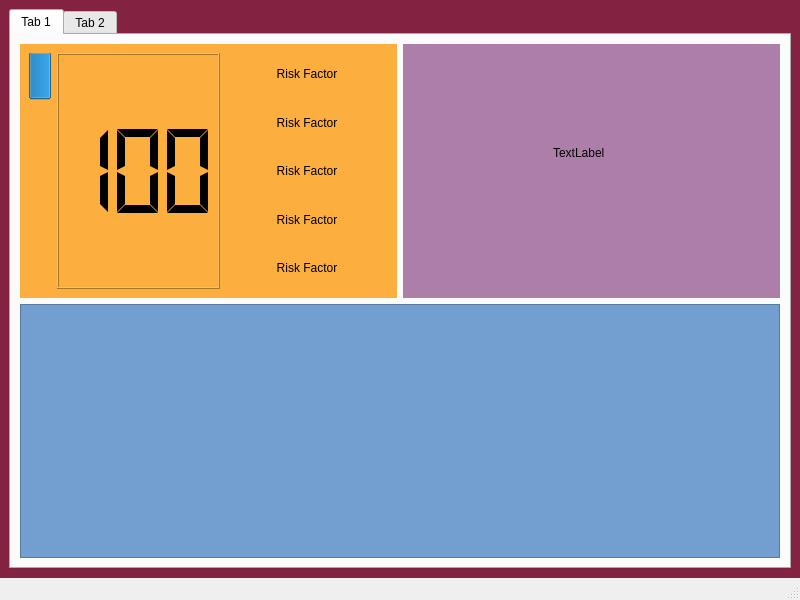
<?xml version="1.0" encoding="UTF-8"?>
<ui version="4.0">
 <class>Dashboard</class>
 <widget class="QMainWindow" name="Dashboard">
  <property name="geometry">
   <rect>
    <x>0</x>
    <y>0</y>
    <width>800</width>
    <height>600</height>
   </rect>
  </property>
  <property name="minimumSize">
   <size>
    <width>800</width>
    <height>600</height>
   </size>
  </property>
  <property name="windowTitle">
   <string>SafeWaze Dashboard</string>
  </property>
  <property name="styleSheet">
   <string notr="true">#centralwidget {background-color: rgb(131,34,65);}</string>
  </property>
  <widget class="QWidget" name="centralwidget">
   <layout class="QGridLayout" name="gridLayout">
    <item row="0" column="0">
     <layout class="QVBoxLayout" name="vbox_tabs">
      <item>
       <widget class="QTabWidget" name="tabWidget">
        <property name="sizePolicy">
         <sizepolicy hsizetype="Expanding" vsizetype="Expanding">
          <horstretch>0</horstretch>
          <verstretch>0</verstretch>
         </sizepolicy>
        </property>
        <property name="currentIndex">
         <number>0</number>
        </property>
        <widget class="QWidget" name="tab_1">
         <attribute name="title">
          <string>Tab 1</string>
         </attribute>
         <layout class="QVBoxLayout" name="verticalLayout_6">
          <item>
           <layout class="QVBoxLayout" name="vbox_tab_1">
            <item>
             <layout class="QHBoxLayout" name="hbox_info">
              <property name="spacing">
               <number>6</number>
              </property>
              <item>
               <widget class="QWidget" name="widget_left" native="true">
                <property name="sizePolicy">
                 <sizepolicy hsizetype="MinimumExpanding" vsizetype="Preferred">
                  <horstretch>0</horstretch>
                  <verstretch>0</verstretch>
                 </sizepolicy>
                </property>
                <property name="minimumSize">
                 <size>
                  <width>0</width>
                  <height>240</height>
                 </size>
                </property>
                <property name="styleSheet">
                 <string notr="true">background-color: rgb(252, 175, 62);</string>
                </property>
                <layout class="QHBoxLayout" name="horizontalLayout_4">
                 <item>
                  <widget class="QProgressBar" name="risk_barometer">
                   <property name="styleSheet">
                    <string notr="true">QProgressBar {
border-image: url(:/Gauge/Resources/Risk-Gradient/V2/gradient-v2-600x600.png);
border-radius: 12px;
}

QProgressBar::chunk {
background: qlineargradient(x1: 0, y1: 0, x2: 1, y2: 0,
stop: 0 #fff
stop: 0.4999 #eee
stop: 0.5 #ddd,
stop: 1 #eee);
}</string>
                   </property>
                   <property name="value">
                    <number>20</number>
                   </property>
                   <property name="textVisible">
                    <bool>false</bool>
                   </property>
                   <property name="orientation">
                    <enum>Qt::Vertical</enum>
                   </property>
                   <property name="invertedAppearance">
                    <bool>true</bool>
                   </property>
                  </widget>
                 </item>
                 <item>
                  <widget class="QLCDNumber" name="lcdNumber_risk">
                   <property name="sizePolicy">
                    <sizepolicy hsizetype="Minimum" vsizetype="Minimum">
                     <horstretch>0</horstretch>
                     <verstretch>0</verstretch>
                    </sizepolicy>
                   </property>
                   <property name="minimumSize">
                    <size>
                     <width>60</width>
                     <height>0</height>
                    </size>
                   </property>
                   <property name="digitCount">
                    <number>3</number>
                   </property>
                   <property name="segmentStyle">
                    <enum>QLCDNumber::Flat</enum>
                   </property>
                   <property name="intValue" stdset="0">
                    <number>100</number>
                   </property>
                  </widget>
                 </item>
                 <item>
                  <layout class="QVBoxLayout" name="vbox_risk_factors">
                   <item>
                    <widget class="QLabel" name="label">
                     <property name="text">
                      <string>Risk Factor</string>
                     </property>
                     <property name="alignment">
                      <set>Qt::AlignCenter</set>
                     </property>
                    </widget>
                   </item>
                   <item>
                    <widget class="QLabel" name="label_4">
                     <property name="text">
                      <string>Risk Factor</string>
                     </property>
                     <property name="alignment">
                      <set>Qt::AlignCenter</set>
                     </property>
                    </widget>
                   </item>
                   <item>
                    <widget class="QLabel" name="label_5">
                     <property name="text">
                      <string>Risk Factor</string>
                     </property>
                     <property name="alignment">
                      <set>Qt::AlignCenter</set>
                     </property>
                    </widget>
                   </item>
                   <item>
                    <widget class="QLabel" name="label_6">
                     <property name="text">
                      <string>Risk Factor</string>
                     </property>
                     <property name="alignment">
                      <set>Qt::AlignCenter</set>
                     </property>
                    </widget>
                   </item>
                   <item>
                    <widget class="QLabel" name="label_7">
                     <property name="text">
                      <string>Risk Factor</string>
                     </property>
                     <property name="alignment">
                      <set>Qt::AlignCenter</set>
                     </property>
                    </widget>
                   </item>
                  </layout>
                 </item>
                </layout>
               </widget>
              </item>
              <item>
               <widget class="QWidget" name="widget_right" native="true">
                <property name="sizePolicy">
                 <sizepolicy hsizetype="MinimumExpanding" vsizetype="Preferred">
                  <horstretch>0</horstretch>
                  <verstretch>0</verstretch>
                 </sizepolicy>
                </property>
                <property name="minimumSize">
                 <size>
                  <width>0</width>
                  <height>240</height>
                 </size>
                </property>
                <property name="styleSheet">
                 <string notr="true">background-color: rgb(173, 127, 168);</string>
                </property>
                <widget class="QLabel" name="label_2">
                 <property name="geometry">
                  <rect>
                   <x>150</x>
                   <y>100</y>
                   <width>67</width>
                   <height>17</height>
                  </rect>
                 </property>
                 <property name="text">
                  <string>TextLabel</string>
                 </property>
                </widget>
               </widget>
              </item>
             </layout>
            </item>
            <item>
             <widget class="QFrame" name="frame_graph">
              <property name="sizePolicy">
               <sizepolicy hsizetype="MinimumExpanding" vsizetype="MinimumExpanding">
                <horstretch>0</horstretch>
                <verstretch>0</verstretch>
               </sizepolicy>
              </property>
              <property name="minimumSize">
               <size>
                <width>758</width>
                <height>240</height>
               </size>
              </property>
              <property name="styleSheet">
               <string notr="true">background-color: rgb(114, 159, 207);</string>
              </property>
              <property name="frameShape">
               <enum>QFrame::StyledPanel</enum>
              </property>
              <property name="frameShadow">
               <enum>QFrame::Raised</enum>
              </property>
             </widget>
            </item>
           </layout>
          </item>
         </layout>
        </widget>
        <widget class="QWidget" name="tab_2">
         <attribute name="title">
          <string>Tab 2</string>
         </attribute>
        </widget>
       </widget>
      </item>
     </layout>
    </item>
   </layout>
  </widget>
  <widget class="QMenuBar" name="menubar">
   <property name="geometry">
    <rect>
     <x>0</x>
     <y>0</y>
     <width>800</width>
     <height>22</height>
    </rect>
   </property>
  </widget>
  <widget class="QStatusBar" name="statusbar"/>
 </widget>
 <resources>
  <include location="../resources.qrc"/>
 </resources>
 <connections/>
</ui>
